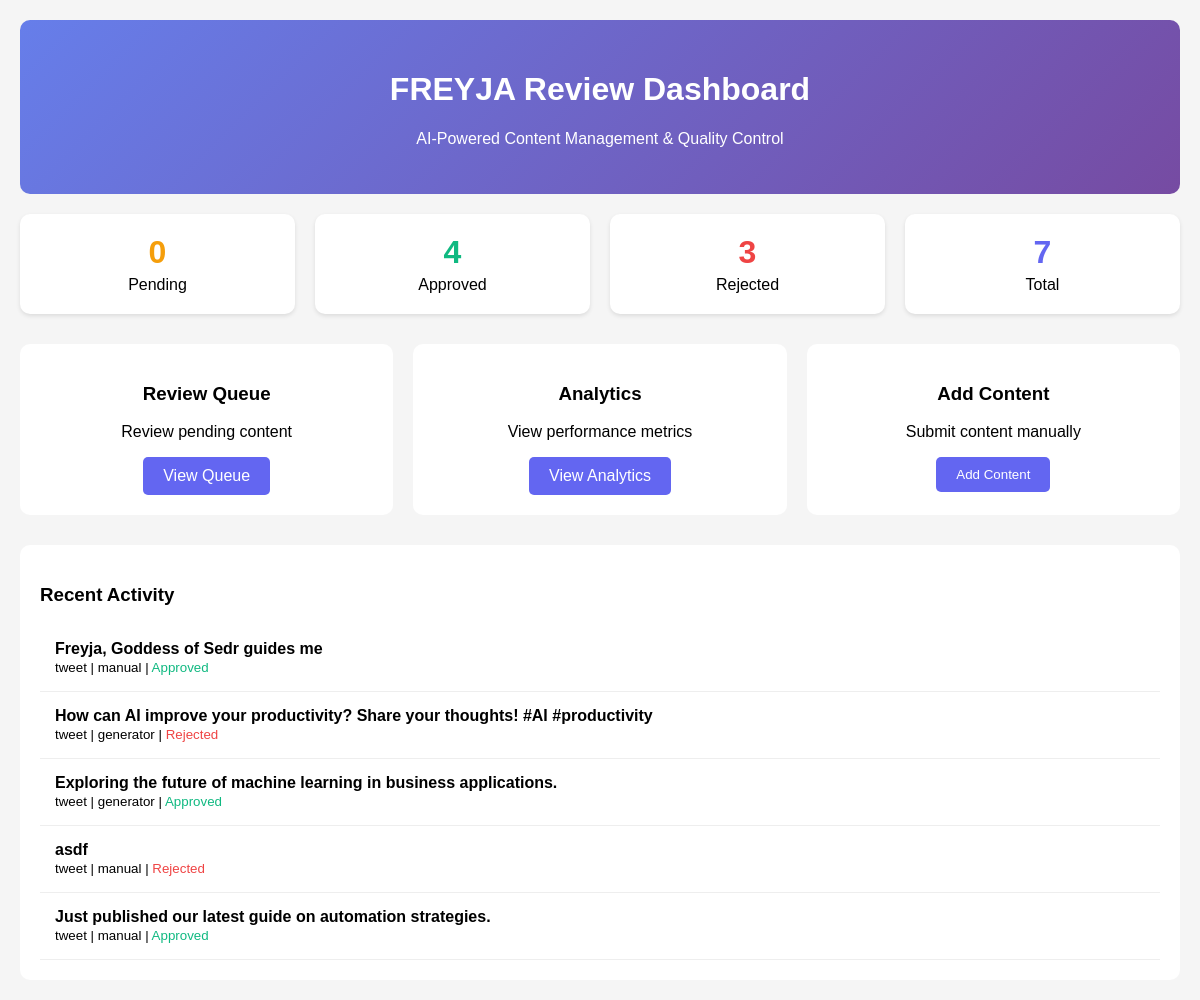
Before: / with the older database file.
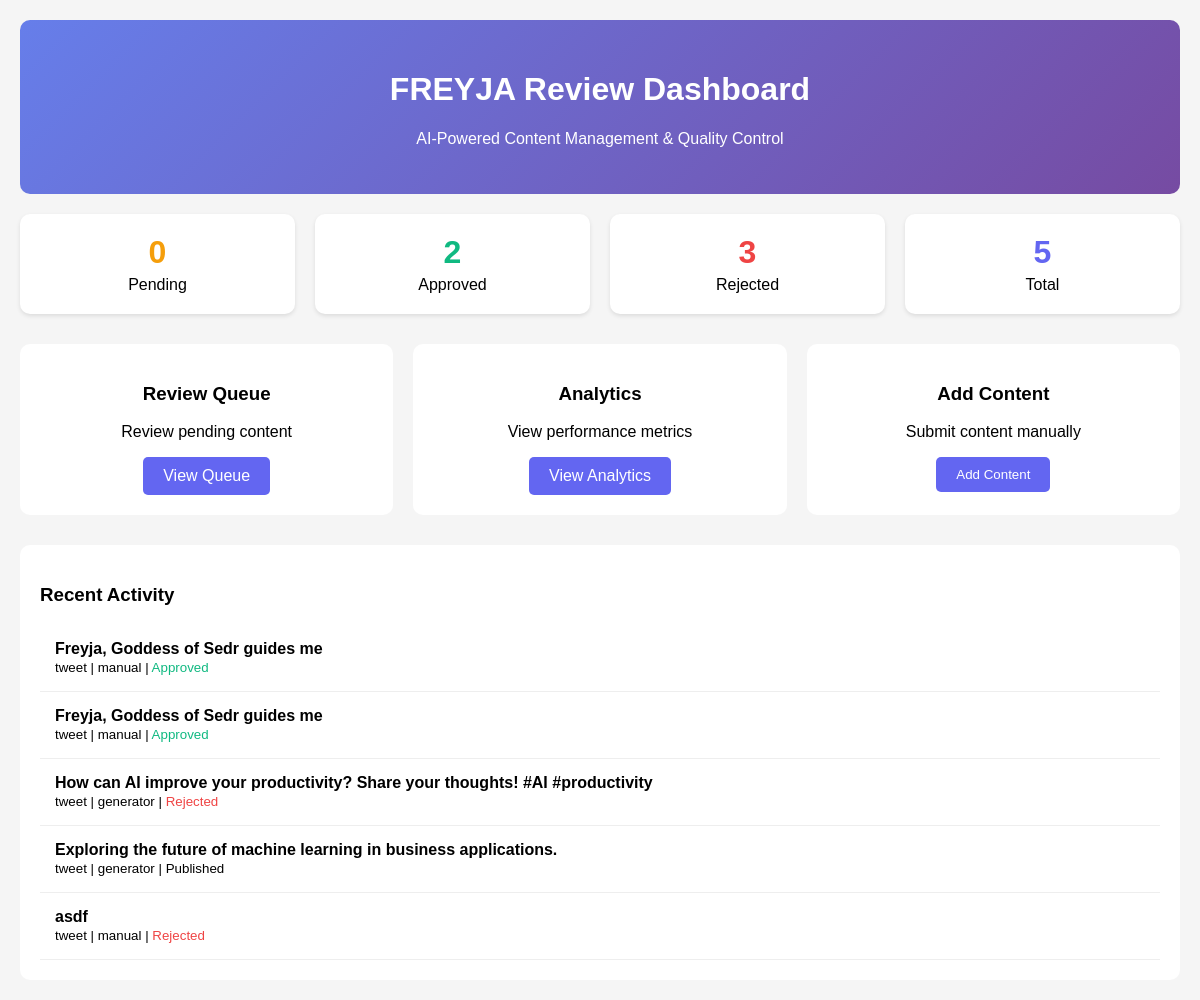
After: the same page with the newer database file.
### tables this page shows
CREATE TABLE content_items (
            id TEXT PRIMARY KEY, content TEXT NOT NULL, content_type TEXT NOT NULL,
            status TEXT NOT NULL, source TEXT NOT NULL, created_at TEXT NOT NULL,
            updated_at TEXT NOT NULL, metadata TEXT, quality_scores TEXT,
            brand_compliance TEXT, approval_feedback TEXT, rejection_reason TEXT,
            edit_history TEXT
        );

### review_system/approval_dashboard/web_interface.py (the view)
@app.get("/", response_class=HTMLResponse)
async def dashboard_home(request: Request):
    try:
        pending_count = await approval_queue.get_pending_count()
        approved_count = await approval_queue.get_approved_count()
        rejected_count = await approval_queue.get_rejected_count()
        recent_items = await approval_queue.get_recent_items(limit=5)
        stats = {
            "pending": pending_count,
            "approved": approved_count,
            "rejected": rejected_count,
            "total": pending_count + approved_count + rejected_count
        }
        return templates.TemplateResponse("dashboard.html", {
            "request": request,
            "stats": stats,
            "recent_items": recent_items,
            "brand_settings": settings.brand
        })
    except Exception as e:
        logger.error(f"Error loading dashboard: {e}")
        raise HTTPException(status_code=500, detail="Error loading dashboard")

### review_system/approval_dashboard/templates/dashboard.html (shortened to what this page needs)
<!DOCTYPE html>
<html>
<head>
</head>
<body>
    <div class="container">
        <div class="header">
            <h1>FREYJA Review Dashboard</h1>
            <p>AI-Powered Content Management &amp; Quality Control</p>
        </div>
        <div class="stats">
            <div class="stat-card">
                <div class="stat-number pending">{{ stats.pending or 0 }}</div>
                <div>Pending</div>
            </div>
            <div class="stat-card">
                <div class="stat-number approved">{{ stats.approved or 0 }}</div>
                <div>Approved</div>
            </div>
            <div class="stat-card">
                <div class="stat-number rejected">{{ stats.rejected or 0 }}</div>
                <div>Rejected</div>
            </div>
            <div class="stat-card">
                <div class="stat-number total">{{ stats.total or 0 }}</div>
                <div>Total</div>
            </div>
        </div>
        <div class="actions">
            <div class="action-card">
                <h3>Review Queue</h3>
                <p>Review pending content</p>
                <a href="/queue" class="btn">View Queue</a>
            </div>
            <div class="action-card">
                <h3>Analytics</h3>
                <p>View performance metrics</p>
                <a href="/analytics" class="btn">View Analytics</a>
            </div>
            <div class="action-card">
                <h3>Add Content</h3>
                <p>Submit content manually</p>
                <button class="btn" onclick="addContent()">Add Content</button>
            </div>
        </div>
        <div class="recent">
            <h3>Recent Activity</h3>
            {% if recent_items %}
                {% for item in recent_items %}
                <div class="item">
                    <strong>{{ item.content[:100] }}{% if item.content|length > 100 %}...{% endif %}</strong><br>
                    <small>{{ item.content_type }} | {{ item.source }} |
                    <span class="status-{{ item.status.value }}">{{ item.status.value.title() }}</span>
                    </small>
                </div>
                {% endfor %}
            {% else %}
                <p>No recent activity</p>
            {% endif %}
        </div>
    </div>
</body>
</html>

Changed rows visible on the page:
no longer on this page (row edited): content_items: content "Just published our latest guide on automation strategies.", content_type "tweet", source "manual", status.value "Approved"
added content_items: content "Freyja, Goddess of Sedr guides me", content_type "tweet", source "manual", status.value "Approved"
changed content_items "Exploring the future of machine learning in business applications.": status.value "Approved" → "Published"
Other visible differences:
{{ stats.approved or 0 }}: "4" → "2"
{{ stats.total or 0 }}: "7" → "5"
